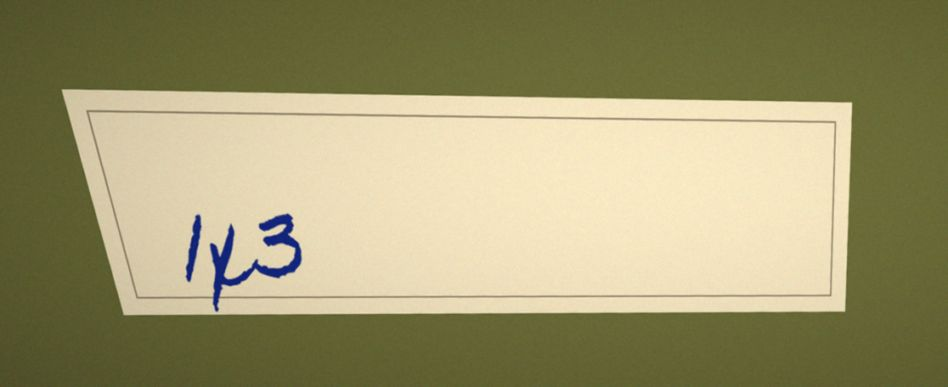
#> input picture spike/data/hand/h1_1x3_homemadeapple.jpg, 948 x 387 px; its folder holds only this picture in this run
$ python make_hand_variants.py
#> lines starting #> are read from the running program, lines starting #| are printed output that depends on the picture
#!/usr/bin/env python3
"""Make two extra preprocessings of each synthetic handwriting image, for the
"second EasyOCR reader" variant of the handwriting spike.

  data/hand_var/crop/  tight crop around the ink + 25% margin, autocontrast
  data/hand_var/bin/   greyscale, autocontrast, sharpen, hard threshold, padded

Generated, not committed (see spike/.gitignore).
"""
import os

import numpy as np
from PIL import Image, ImageFilter, ImageOps

HERE = os.path.dirname(os.path.abspath(__file__))
SRC = os.path.join(HERE, "data", "hand")


def ink_bbox(grey):
    a = np.asarray(grey, dtype=np.float32)
    thr = a.mean() - 1.0 * a.std()
    ys, xs = np.where(a < thr)
    if len(xs) == 0:
        return (0, 0, grey.width, grey.height)
    return (xs.min(), ys.min(), xs.max() + 1, ys.max() + 1)


def make_crop(img):
    g = ImageOps.autocontrast(img.convert("L"))
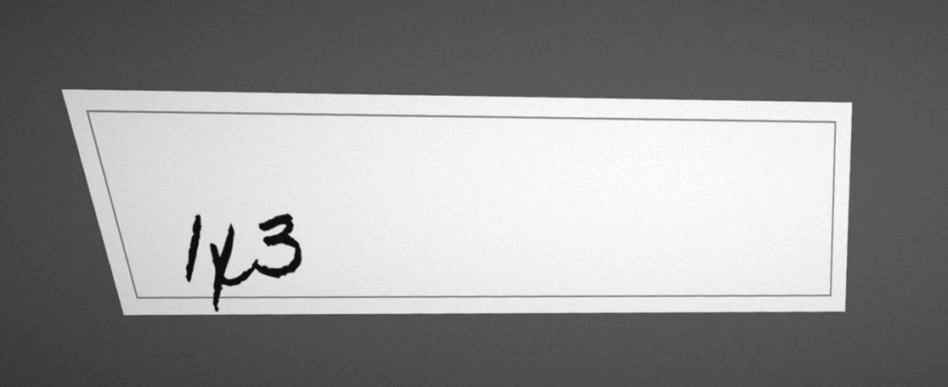
#> g: PIL image 948x387 L; min 0, max 255, mean 146.3
    x0, y0, x1, y1 = ink_bbox(g)
#> in ink_bbox, `thr = a.mean() - 1.0 * a.std()`: thr = 68.58
#> x0 = 0; y0 = 0; x1 = 945; y1 = 387
    mw, mh = int((x1 - x0) * 0.25), int((y1 - y0) * 0.25)
#> mw = 236; mh = 96
    box = (max(0, x0 - mw), max(0, y0 - mh), min(g.width, x1 + mw), min(g.height, y1 + mh))
#> box = (0, 0, 948, 387)
    return g.crop(box).convert("RGB")


def make_bin(img):
    g = ImageOps.autocontrast(img.convert("L"), cutoff=2)
    g = g.filter(ImageFilter.UnsharpMask(radius=2, percent=150, threshold=2))
    a = np.asarray(g, dtype=np.float32)
    thr = a.mean() - 0.6 * a.std()
    b = Image.fromarray(((a > thr) * 255).astype(np.uint8))
    b = ImageOps.expand(b, border=40, fill=255)
    return b.convert("RGB")


def main():
    for name, fn in (("crop", make_crop), ("bin", make_bin)):
        out = os.path.join(HERE, "data", "hand_var", name)
        os.makedirs(out, exist_ok=True)
        for f in sorted(os.listdir(SRC)):
            if f.endswith(".jpg"):
                fn(Image.open(os.path.join(SRC, f))).save(os.path.join(out, f), quality=95)
        print(name, len(os.listdir(out)))


if __name__ == "__main__":
    main()
